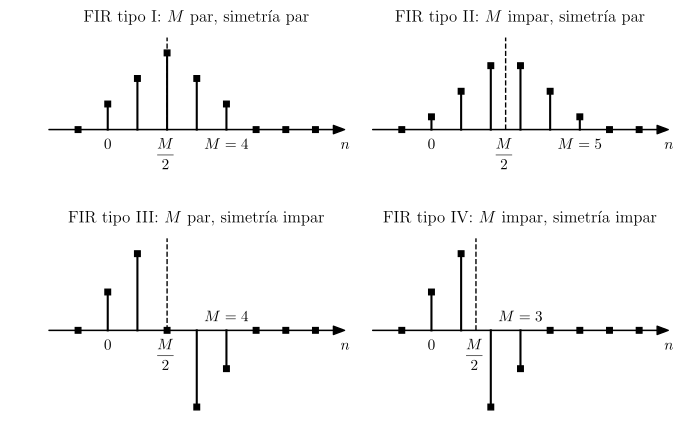

This chart was generated by the following Python code:
import matplotlib.pyplot as plt
import numpy as np
from scipy import signal

__author__ = 'ernesto'

# use latex
plt.rcParams['text.usetex'] = True
plt.rcParams['text.latex.preview'] = True
plt.rcParams['text.latex.preamble'] = [r'\usepackage{amsmath}']

# rango de n
nmax = 7
nmin = -1
n0 = -nmin

# vector n
n = np.arange(nmin, nmax + 1)

# tipo I
h1 = np.zeros(n.shape)
M1 = 4
h1[n0: n0 + M1 + 1] = signal.windows.triang(M1 + 1, sym=True)
# tipo II
h2 = np.zeros(n.shape)
M2 = 5
h2[n0: n0 + M2 + 1] = signal.windows.triang(M2 + 1, sym=True)
# tipo III y tipo IV
h3 = np.array([0, 0.5, 1, 0, -1, -0.5, 0, 0, 0])
h4 = np.array([0, 0.5, 1, -1, -0.5, 0, 0, 0, 0])


# rango de los ejes
ymax = 1.3
ymin = -1.1

delta_n = 1
nmin_ax = nmin - delta_n
nmax_ax = nmax + delta_n
delta_y = 0
ymax_ax = ymax + delta_y
ymin_ax = ymin - delta_y

baseline = -0.25
baseline_frac = -0.38
fontsize1 = 11
fontsize2 = 13
y_sep = 0.4

hmax = 1.2

fig = plt.figure(0, figsize=(8, 5), frameon=False)
ax = plt.subplot2grid((4, 4), (0, 0), rowspan=2, colspan=2)
plt.xlim(nmin_ax, nmax_ax)
plt.ylim(ymin_ax, ymax_ax)
plt.annotate("", xytext=(nmin_ax, 0), xycoords='data', xy=(nmax_ax, 0), textcoords='data',
             arrowprops=dict(width=0.1, headwidth=6, headlength=8, facecolor='black', shrink=0.002))
(markers, stemlines, bl) = plt.stem(n, h1, linefmt='k', markerfmt='sk', use_line_collection=True)
plt.setp(markers, markersize=4)
plt.setp(bl, visible=False)
M = M1
plt.plot([M/2, M/2], [0, hmax], 'k--', lw=1)
plt.text(nmax_ax, baseline, '$n$', fontsize=fontsize1, ha='center', va='baseline')
plt.text(0, baseline, '$0$', fontsize=fontsize1, ha='center', va='baseline')
plt.text(M, baseline, '$M={}$'.format(M), fontsize=fontsize1, ha='center', va='baseline')
plt.text(M/2, baseline_frac, r'$\dfrac{M}{2}$', fontsize=fontsize1, ha='center', va='baseline')
plt.title(r'$\textrm{FIR tipo I: }M\textrm{ par, simetr\'ia par}$')
plt.axis('off')

ax = plt.subplot2grid((4, 4), (0, 2), rowspan=2, colspan=2)
plt.xlim(nmin_ax, nmax_ax)
plt.ylim(ymin_ax, ymax_ax)
plt.annotate("", xytext=(nmin_ax, 0), xycoords='data', xy=(nmax_ax, 0), textcoords='data',
             arrowprops=dict(width=0.1, headwidth=6, headlength=8, facecolor='black', shrink=0.002))
(markers, stemlines, bl) = plt.stem(n, h2, linefmt='k', markerfmt='sk', use_line_collection=True)
plt.setp(markers, markersize=4)
plt.setp(bl, visible=False)
M = M2
plt.plot([M/2, M/2], [0, hmax], 'k--', lw=1)
plt.text(nmax_ax, baseline, '$n$', fontsize=fontsize1, ha='center', va='baseline')
plt.text(0, baseline, '$0$', fontsize=fontsize1, ha='center', va='baseline')
plt.text(M, baseline, '$M={}$'.format(M), fontsize=fontsize1, ha='center', va='baseline')
plt.text(M/2, baseline_frac, r'$\dfrac{M}{2}$', fontsize=fontsize1, ha='center', va='baseline')
plt.title(r'$\textrm{FIR tipo II: }M\textrm{ impar, simetr\'ia par}$')
plt.axis('off')

ax = plt.subplot2grid((4, 4), (2, 0), rowspan=2, colspan=2)
plt.xlim(nmin_ax, nmax_ax)
plt.ylim(ymin_ax, ymax_ax)
plt.annotate("", xytext=(nmin_ax, 0), xycoords='data', xy=(nmax_ax, 0), textcoords='data',
             arrowprops=dict(width=0.1, headwidth=6, headlength=8, facecolor='black', shrink=0.002))
(markers, stemlines, bl) = plt.stem(n, h3, linefmt='k', markerfmt='sk', use_line_collection=True)
plt.setp(markers, markersize=4)
plt.setp(bl, visible=False)
M = M1
plt.plot([M/2, M/2], [0, hmax], 'k--', lw=1)
plt.text(nmax_ax, baseline, '$n$', fontsize=fontsize1, ha='center', va='baseline')
plt.text(0, baseline, '$0$', fontsize=fontsize1, ha='center', va='baseline')
plt.text(M, 0.12, '$M={}$'.format(M), fontsize=fontsize1, ha='center', va='baseline')
plt.text(M/2, baseline_frac, r'$\dfrac{M}{2}$', fontsize=fontsize1, ha='center', va='baseline')
plt.title(r'$\textrm{FIR tipo III: }M\textrm{ par, simetr\'ia impar}$')
plt.axis('off')

ax = plt.subplot2grid((4, 4), (2, 2), rowspan=2, colspan=2)
plt.xlim(nmin_ax, nmax_ax)
plt.ylim(ymin_ax, ymax_ax)
plt.annotate("", xytext=(nmin_ax, 0), xycoords='data', xy=(nmax_ax, 0), textcoords='data',
             arrowprops=dict(width=0.1, headwidth=6, headlength=8, facecolor='black', shrink=0.002))
(markers, stemlines, bl) = plt.stem(n, h4, linefmt='k', markerfmt='sk', use_line_collection=True)
plt.setp(markers, markersize=4)
plt.setp(bl, visible=False)
M = 3
plt.plot([M/2, M/2], [0, hmax], 'k--', lw=1)
plt.text(nmax_ax, baseline, '$n$', fontsize=fontsize1, ha='center', va='baseline')
plt.text(0, baseline, '$0$', fontsize=fontsize1, ha='center', va='baseline')
plt.text(M, 0.12, '$M={}$'.format(M), fontsize=fontsize1, ha='center', va='baseline')
plt.text(M/2, baseline_frac, r'$\dfrac{M}{2}$', fontsize=fontsize1, ha='center', va='baseline')
plt.title(r'$\textrm{FIR tipo IV: }M\textrm{ impar, simetr\'ia impar}$')
plt.axis('off')

plt.savefig('transform_analysis_lineal_phase_fir_types.pdf', bbox_inches='tight')

## Respuestas en frecuencia

# número de frecuencias
nw = 512

w, H1 = signal.freqz(h1[n0:], 1, nw, whole=True)
magH1 = np.abs(H1)
_, H2 = signal.freqz(h2[n0:], 1, nw, whole=True)
magH2 = np.abs(H2)
_, H3 = signal.freqz(h3[n0:], 1, nw, whole=True)
magH3 = np.abs(H3)
_, H4 = signal.freqz(h4[n0:], 1, nw, whole=True)
magH4 = np.abs(H4)
# Se establecen los valores máximos y mínimos del eje y para todas las gráficas
dy = 0.4
ymax = np.amax(np.concatenate((magH1, magH2, magH3, magH3))) + dy
ymin = 0

y_label_coords = -0.1

xmin = 0
xmax = 2 * np.pi
xticks = np.linspace(xmin, xmax, 5)
xticks_labels = ['$0$', '$\dfrac{\pi}{2}$', '$\pi$', '$\dfrac{3\pi}{2}$', '$2\pi$']


fig = plt.figure(1, figsize=(8, 5), frameon=False)
ax = plt.subplot2grid((2, 4), (0, 0), rowspan=1, colspan=2)
plt.xlim(nmin_ax, nmax_ax)
plt.ylim(ymin, ymax)
plt.plot(w, magH1, 'k-', lw=1.5)
plt.xticks(xticks, [], usetex=True)
plt.xlim(xmin, xmax)
plt.ylim(ymin, ymax)
ax.yaxis.set_label_coords(y_label_coords, 0.5)
plt.title(r'$\textrm{FIR tipo I: }M\textrm{ par, simetr\'ia par}$')
plt.ylabel(r"$\textrm{Amplitud}$", fontsize=fontsize1)

ax = plt.subplot2grid((2, 4), (0, 2), rowspan=1, colspan=2)
plt.xlim(nmin_ax, nmax_ax)
plt.ylim(ymin, ymax)
plt.plot(w, magH2, 'k-', lw=1.5)
plt.xticks(xticks, [], usetex=True)
ax.yaxis.set_ticklabels([])
plt.xlim(xmin, xmax)
plt.ylim(ymin, ymax)
ax.yaxis.set_label_coords(y_label_coords, 0.5)
plt.title(r'$\textrm{FIR tipo II: }M\textrm{ impar, simetr\'ia par}$')

ax = plt.subplot2grid((2, 4), (1, 0), rowspan=1, colspan=2)
plt.xlim(nmin_ax, nmax_ax)
plt.ylim(ymin, ymax)
plt.plot(w, magH3, 'k-', lw=1.5)
plt.xticks(xticks, xticks_labels, usetex=True)
plt.xlim(xmin, xmax)
plt.ylim(ymin, ymax)
ax.yaxis.set_label_coords(y_label_coords, 0.5)
plt.title(r'$\textrm{FIR tipo III: }M\textrm{ par, simetr\'ia impar}$')
plt.xlabel(r"$\omega$", fontsize=fontsize1)
plt.ylabel(r"$\textrm{Amplitud}$", fontsize=fontsize1)

ax = plt.subplot2grid((2, 4), (1, 2), rowspan=1, colspan=2)
plt.xlim(nmin_ax, nmax_ax)
plt.ylim(ymin, ymax)
plt.plot(w, magH4, 'k-', lw=1.5)
plt.xticks(xticks, xticks_labels, usetex=True)
ax.yaxis.set_ticklabels([])
plt.xlim(xmin, xmax)
plt.ylim(ymin, ymax)
ax.yaxis.set_label_coords(y_label_coords, 0.5)
plt.title(r'$\textrm{FIR tipo IV: }M\textrm{ impar, simetr\'ia impar}$')
plt.xlabel(r"$\omega$", fontsize=fontsize1)

plt.savefig('transform_analysis_lineal_phase_fir_types_freq_responses.pdf', bbox_inches='tight')

plt.show()
